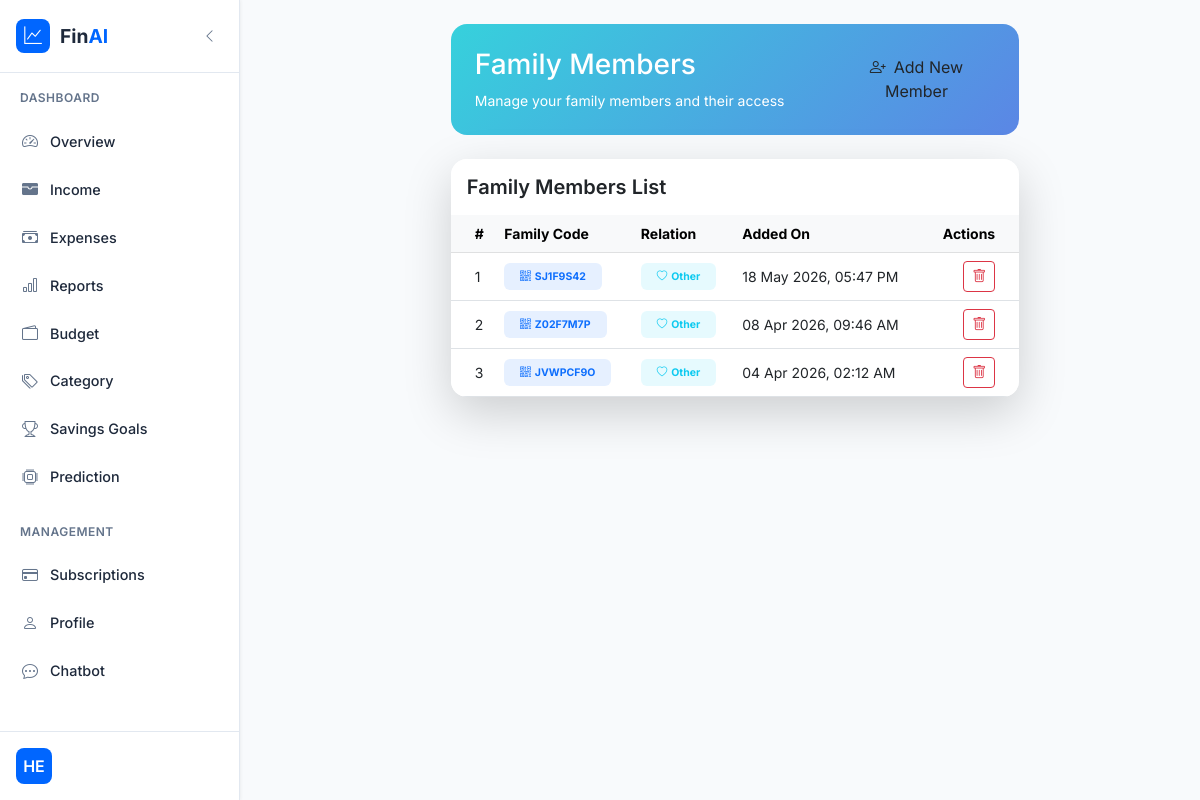
The page /family/members/ (signed in) on the database its author committed.
### app/models.py (models this page shows)
class AddFamilyMember(models.Model):
    Family_code = models.CharField(max_length=10, null=True)
    Added_by = models.ForeignKey(User, on_delete=models.CASCADE, blank=True, null=True, related_name='family_members_added')
    Added_person = models.OneToOneField(User, on_delete=models.CASCADE, blank=True, null=True, related_name='family_member_profile')
    time_stamp = models.DateTimeField(auto_now_add=True)
    relation = models.CharField(max_length=20, null=True)
    class Meta:
        db_table = 'AddFamilyMember'

### app/views.py (the view)
# urls.py: path('family/members/', family_members_list, name='family_members_list'),
@login_required
def family_members_list(request):
    family_members = AddFamilyMember.objects.filter(Added_by=request.user).order_by('-time_stamp')
    members_data = []
    for member in family_members:
        print('[[[[[[]]]]]]', member.Added_person.id)
        members_data.append({
            'f_id': member.Added_person.id,
            'family_code': member.Family_code,
            'relation': member.relation,
            'added_on': member.time_stamp,
        })
    context = {
        'family_members': members_data,
        'count': len(members_data)
    }
    return render(request, 'family_members_list.html', context)

### templates/family_members_list.html (shortened to what this page needs)
{% extends 'dashboard.html' %}
{% load static %}
{% block main %}
<button class="sidebar-toggle d-none d-lg-block" id="sidebarToggle" title="Collapse sidebar">
</button>
<div style="margin-left: 400px;">
    <div class="dashboard-content">
        <div class="row mb-4">
            <div class="col-12">
                <div class="card bg-gradient-info border-0 rounded-4 overflow-hidden">
                    <div class="card-body p-4">
                        <div class="row align-items-center">
                            <div class="col-lg-8">
                                <h3 class="text-white mb-2">Family Members</h3>
                                <p class="text-white opacity-8 mb-0">Manage your family members and their access</p>
                            </div>
                            <div class="col-lg-4 text-lg-end mt-3 mt-lg-0">
                                <a href="{% url 'add_family_member' %}" class="btn btn-white mb-0">
                                    <i class="bi bi-person-plus me-2"></i>Add New Member
                                </a>
                            </div>
                        </div>
                    </div>
                </div>
            </div>
        </div>
        <div class="card border-0 shadow-lg rounded-4 overflow-hidden">
            <div class="card-header bg-white py-3 border-bottom-0">
                <h5 class="mb-0 fw-semibold">Family Members List</h5>
            </div>
            <div class="card-body p-0">
                {% if family_members %}
                <div class="table-responsive">
                    <table class="table table-hover align-middle mb-0">
                        <thead class="table-light">
                            <tr>
                                <th class="ps-4">#</th>
                                <th>Family Code</th>
                                <th>Relation</th>
                                <th>Added On</th>
                                <th class="text-end pe-4">Actions</th>
                            </tr>
                        </thead>
                        <tbody>
                            {% for member in family_members %}
                            <tr>
                                <td class="ps-4">{{ forloop.counter }}</td>
                                <td>
                                    <span class="badge bg-primary bg-opacity-10 text-primary px-3 py-2">
                                        <i class="bi bi-qr-code me-1"></i>{{ member.family_code }}
                                    </span>
                                </td>
                                <td>
                                    <span class="badge bg-info bg-opacity-10 text-info px-3 py-2">
                                        <i class="bi bi-heart me-1"></i>{{ member.relation }}
                                    </span>
                                </td>
                                <td>{{ member.added_on|date:"d M Y, h:i A" }}</td>
                                <td class="text-end pe-4">
                                    <a href="{% url 'delete_family_member' member.f_id %}" class="btn btn-sm btn-outline-danger">
                                        <i class="bi bi-trash"></i>
                                    </a>
                                </td>
                            </tr>
                            {% endfor %}
                        </tbody>
                    </table>
                </div>
                {% endif %}
            </div>
        </div>
    </div>
</div>
{% endblock %}

### templates/dashboard.html (shortened to what this page needs)
<!DOCTYPE html>
<html lang="en">
<head>
    <link href="https://cdn.jsdelivr.net/npm/bootstrap@5.3.0-alpha1/dist/css/bootstrap.min.css" rel="stylesheet">
    <link rel="stylesheet" href="https://cdn.jsdelivr.net/npm/bootstrap-icons@1.10.0/font/bootstrap-icons.css">
</head>
<body>
    {% block nav %}
    <aside class="sidebar">
        <div class="sidebar-header">
            <a href="#" class="brand">
                <div class="brand-icon">
                    <i class="bi bi-graph-up"></i>
                </div>
                <div class="brand-text">
                    Fin<span>AI</span>
                </div>
            </a>
            <button class="sidebar-toggle d-none d-lg-block" id="sidebarToggle" title="Collapse sidebar">
                <i class="bi bi-chevron-left"></i>
            </button>
        </div>
        <nav class="sidebar-nav">
            <div class="nav-section">
                <div class="nav-label">Dashboard</div>
                <div class="nav-item">
                    <a href="{% url 'dashboard' %}" class="nav-link {% if request.resolver_match.url_name == 'dashboard' %}active{% endif %}" data-page="dashboard">
                        <div class="nav-icon">
                            <i class="bi bi-speedometer2"></i>
                        </div>
                        <span class="nav-text">Overview</span>
                    </a>
                </div>
                <div class="nav-item">
                    <a href="{% url 'add_income' %}" class="nav-link {% if request.resolver_match.url_name == 'add_income' %}active{% endif %}" data-page="income">
                        <div class="nav-icon">
                            <i class="bi bi-wallet-fill"></i>
                        </div>
                        <span class="nav-text">Income</span>
                    </a>
                </div>
                <div class="nav-item">
                    <a href="{% url 'add_expenses' %}" class="nav-link {% if request.resolver_match.url_name == 'add_expenses' %}active{% endif %}" data-page="expenses">
                        <div class="nav-icon">
                            <i class="bi bi-cash-stack"></i>
                        </div>
                        <span class="nav-text">Expenses</span>
                    </a>
                </div>
                <div class="nav-item">
                    <a href="{% url 'expenses_report' %}" class="nav-link {% if request.resolver_match.url_name == 'expenses_report' %}active{% endif %}" data-page="reports">
                        <div class="nav-icon">
                            <i class="bi bi-bar-chart"></i>
                        </div>
                        <span class="nav-text">Reports</span>
                    </a>
                </div>
                <div class="nav-item">
                    <a href="{% url 'budget_goals' %}" class="nav-link {% if request.resolver_match.url_name == 'budget_goals' %}active{% endif %}" data-page="budget">
                        <div class="nav-icon">
                            <i class="bi bi-wallet2"></i>
                        </div>
                        <span class="nav-text">Budget</span>
                    </a>
                </div>
                <div class="nav-item">
                    <a href="/add_category" class="nav-link {% if request.path == '/add_category/' %}active{% endif %}" data-page="budget">
                        <div class="nav-icon">
                            <i class="bi bi-tags"></i>
                        </div>
                        <span class="nav-text">Category</span>
                    </a>
                </div>
                <div class="nav-item">
                    <a href="{% url 'savings_goals' %}" class="nav-link {% if request.resolver_match.url_name == 'savings_goals' %}active{% endif %}" data-page="savings">
                        <div class="nav-icon">
                            <i class="bi bi-trophy"></i>
                        </div>
                        <span class="nav-text">Savings Goals</span>
                    </a>
                </div>
                <div class="nav-item">
                    <a href="{% url 'predict' %}" class="nav-link {% if request.resolver_match.url_name == 'predict' %}active{% endif %}" data-page="reports">
                        <div class="nav-icon">
                            <i class="bi bi-cpu"></i>
                        </div>
                        <span class="nav-text">Prediction</span>
                    </a>
                </div>
            </div>
            <div class="nav-section">
                <div class="nav-label">Management</div>
                <div class="nav-item">
                    <a href="{% url 'subscription_list' %}" class="nav-link {% if request.resolver_match.url_name == 'subscription_list' %}active{% endif %}" data-page="subscriptions">
                        <div class="nav-icon">
                            <i class="bi bi-credit-card"></i>
                        </div>
                        <span class="nav-text">Subscriptions</span>
                    </a>
                </div>
                <div class="nav-item">
                    <a href="{% url 'profile_view' %}" class="nav-link {% if request.resolver_match.url_name == 'profile_view' %}active{% endif %}" data-page="profile">
                        <div class="nav-icon">
                            <i class="bi bi-person"></i>
                        </div>
                        <span class="nav-text">Profile</span>
                    </a>
                </div>
                <div class="nav-item">
                    <a href="{% url 'chatbot' %}" class="nav-link {% if request.resolver_match.url_name == 'chatbot' %}active{% endif %}" data-page="chatbot">
                        <div class="nav-icon">
                            <i class="bi bi-chat-dots"></i>
                        </div>
                        <span class="nav-text">Chatbot</span>
                    </a>
                </div>
                </div>
                <div class="nav-item">
                    <a href="{% url 'user_logout' %}" class="nav-link" data-page="settings">
                        <div class="nav-icon">
                        </div>
                        <span class="nav-text">Logout</span>
                    </a>
                </div>
        </nav>
        <div class="user-profile">
            <div class="profile-content">
                <div class="profile-avatar">
                {{ user.username|slice:":2"|upper }}
                </div>
                <div class="profile-info">
                </div>
            </div>
        </div>
    </aside>
    {% endblock %}
    {% block main %}{% endblock %}
</body>
</html>

### templates/dashboard.html (style rules this page uses)
:root { --primary: #0066FF; --primary-light: #E6F0FF; --secondary: #7C3AED; --accent: #00D4AA; --dark: #1E293B; --light: #F8FAFC; --gray: #64748B; --gray-light: #F1F5F9; --success: #10B981; --warning: #F59E0B; --danger: #EF4444; --sidebar-width: 240px; --sidebar-collapsed: 70px; --transition: all 0.2s ease; }
* { margin: 0; padding: 0; box-sizing: border-box; }
body { font-family: 'Inter', sans-serif; background-color: var(--light); color: var(--dark); display: flex; min-height: 100vh; font-size: 14px; line-height: 1.5; }
.sidebar { background: white; width: var(--sidebar-width); min-height: 100vh; position: fixed; left: 0; top: 0; z-index: 100; border-right: 1px solid #E2E8F0; transition: var(--transition); box-shadow: 1px 0 3px rgba(0, 0, 0, 0.05); }
.sidebar-header { padding: 1.2rem 1rem; border-bottom: 1px solid #E2E8F0; display: flex; align-items: center; justify-content: space-between; }
.brand { display: flex; align-items: center; text-decoration: none; gap: 10px; }
.brand-icon { width: 34px; height: 34px; background: var(--primary); border-radius: 8px; display: flex; align-items: center; justify-content: center; color: white; font-size: 1.1rem; }
.brand-text { font-weight: 700; font-size: 1.2rem; color: var(--dark); }
.brand-text span { color: var(--primary); }
.sidebar-nav { padding: 1rem 0.5rem; height: calc(100vh - 140px); overflow-y: auto; }
.nav-section { margin-bottom: 1.5rem; }
.nav-label { font-size: 0.75rem; text-transform: uppercase; letter-spacing: 0.5px; color: var(--gray); font-weight: 600; margin-bottom: 0.75rem; padding: 0 0.75rem; }
.nav-item { margin-bottom: 0.25rem; }
.nav-link { display: flex; align-items: center; padding: 0.7rem 0.75rem; color: var(--dark); text-decoration: none; border-radius: 8px; transition: var(--transition); font-weight: 500; font-size: 0.9rem; }
.nav-icon { width: 20px; height: 20px; display: flex; align-items: center; justify-content: center; margin-right: 10px; color: var(--gray); font-size: 1rem; transition: var(--transition); }
.nav-text { white-space: nowrap; font-size: 0.9rem; }
.user-profile { position: absolute; bottom: 0; width: 100%; padding: 1rem; border-top: 1px solid #E2E8F0; background: white; }
.profile-content { display: flex; align-items: center; gap: 10px; }
.profile-avatar { width: 36px; height: 36px; border-radius: 8px; background: var(--primary); display: flex; align-items: center; justify-content: center; color: white; font-size: 1rem; font-weight: 600; }
.profile-info { flex: 1; }
.dashboard-content { padding: 1.5rem; }
.sidebar-toggle { background: none; border: none; color: var(--gray); cursor: pointer; padding: 0.4rem; border-radius: 4px; transition: var(--transition); }

### templates/family_members_list.html (style rules this page uses)
.bg-gradient-info { background: linear-gradient(135deg, #36d1dc 0%, #5b86e5 100%); }
.bg-opacity-10 { --bg-opacity: 0.1; }

### rows shown on the page
AddFamilyMember: family_code "SJ1F9S42", relation "Other", added_on "18 May 2026, 05:47 PM"
AddFamilyMember: family_code "Z02F7M7P", relation "Other", added_on "08 Apr 2026, 09:46 AM"
AddFamilyMember: family_code "JVWPCF9O", relation "Other", added_on "04 Apr 2026, 02:12 AM"

### other values the page prints
{{ user.username|slice:":2"|upper }} "HE"
